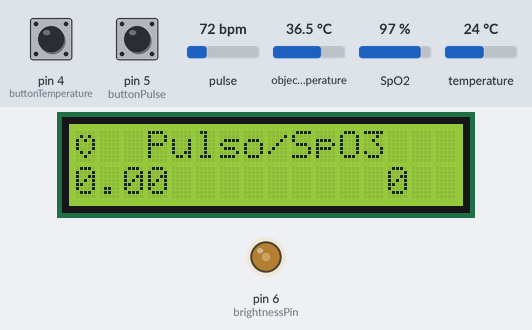
The sketch below on a simulated Arduino Uno, built with avr-gcc and run on an emulated ATmega328P. Parts: 16×2 character LCD, output pins drawn as LEDs (lit = HIGH). The test bench sets the inputs (shaded band); at power-on: pin 4 (buttonTemperature) HIGH, pin 5 (buttonPulse) HIGH, pulse 72 bpm, SpO2 97 %, object temperature 36.5 °C, temperature 24 °C.

Above: at 1.2 s.
1.3 s: pin 4 (buttonTemperature) pulled LOW for 0.15 s
At 1.7 s:
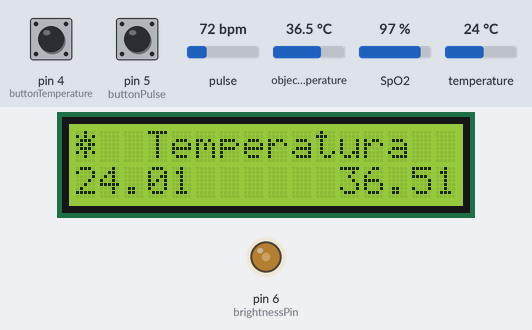
2.9 s: pin 5 (buttonPulse) pulled LOW for 0.15 s
At 5.1 s:
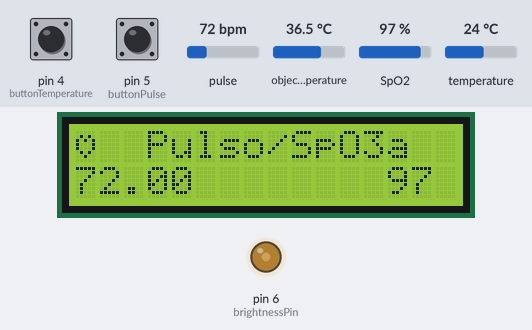
5.4 s: pulse set to 42 bpm
At 6.6 s:
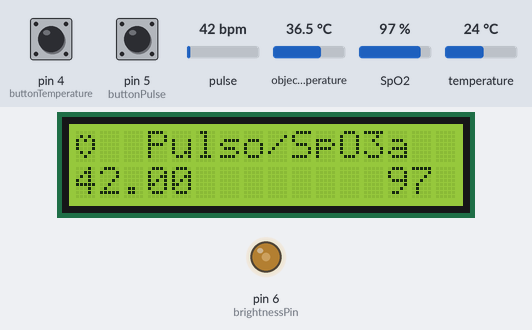
6.9 s: SpO2 set to 80 %
At 8.1 s:
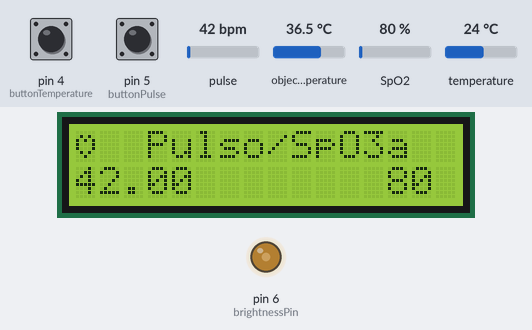
8.4 s: pulse set to 70 bpm
At 9.6 s:
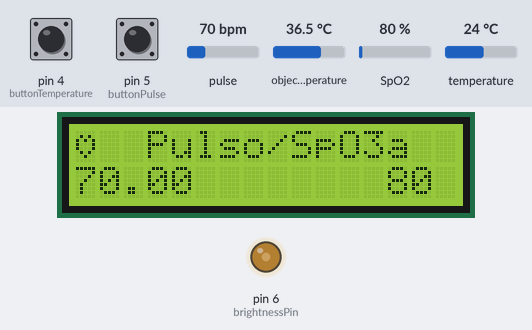
9.9 s: SpO2 set to 85 %
At 11.3 s:
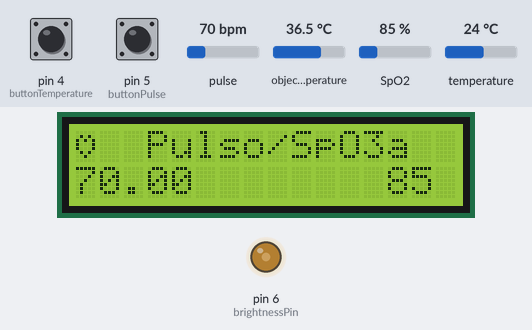
Timing chart, 0 to 12.4 s (numbered marks = the images above; inputs shaded):
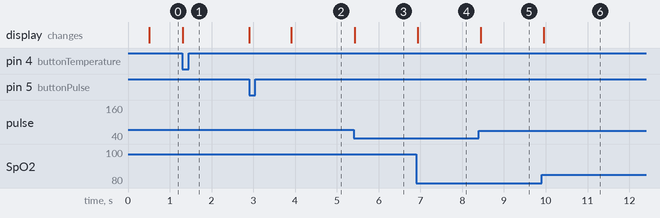

Measured:
- after the input at 1.3 s, the display: changes at once (image 1)
- after the input at 2.9 s, the display: first changes at once (image 2 shows a later state)
- after the input at 5.4 s, the display: changes at once (image 3)
- after the input at 6.9 s, the display: changes at once (image 4)
- after the input at 8.4 s, the display: changes after 0.05 s (image 5)
- after the input at 9.9 s, the display: changes after 0.06 s (image 6)

The sketch:

leitor1.ino
```cpp
#include <Wire.h>
#include <LiquidCrystal.h>
#include "MAX30100_PulseOximeter.h"
#include <Adafruit_MLX90614.h>
#include <math.h>

// CONFIGURAÇÃO DO SENSOR DE PULSO
const int REPORTING_PERIOD = 500; // ms
PulseOximeter pulseSensor;
uint32_t lastPulseReport = 0;

// CONFIGURAÇÃO DO SENSOR DE TEMPERATURA
Adafruit_MLX90614 temperatureSensor = Adafruit_MLX90614();
uint32_t lastTemperatureReport = 0;

// CONFIGURAÇÃO DO LCD
const int rs = 7, en = 8, d4 = 9, d5 = 10, d6 = 11, d7 = 12;
const int brightnessPin = 6, brightness = 90;
LiquidCrystal lcd(rs, en, d4, d5, d6, d7);

// CONFIGURAÇÃO DOS BOTOES DE MENU
const int buttonTemperature = 4; // botão 0
const int buttonPulse = 5; // botão 1

// BITMAP DE TERMOMETRO E CORAÇÃO
byte termometerIcon[] = { B00100, B10101, B01110, B11011, B01110, B10101, B00100, B00000 };
byte hearthIcon[] = { B00000, B01010, B10101, B10001, B10001, B01010, B00100, B00000 };

//////////////////////////////////////////////////////////////////////////////////////////

void lcdInitialize() {
  lcd.begin(16, 2);
  pinMode(brightnessPin, OUTPUT);
  analogWrite(brightnessPin, brightness);

  // definição dos caracteres especiais
  lcd.createChar(0, termometerIcon);
  lcd.createChar(1, hearthIcon);
}

void pulseOximeterInitialize() {
  if (not pulseSensor.begin()) {
//    throw -1; // não conseguiu inicializar o sensor de pulso
  }
}

void temperatureInitialize() {
  temperatureSensor.begin();
}

void setup() {
  // inicialização do LCD
  lcdInitialize();

  // mapeamento dos botões
  // usando PULLUP interno para evitar componentes externos no circuito
  pinMode(buttonTemperature, INPUT_PULLUP);
  pinMode(buttonPulse, INPUT_PULLUP);

  // inicialização do sensor de pulso e oximetro
  pulseOximeterInitialize();

  // inicialização do sensor de temperatura
  temperatureInitialize();
}

//////////////////////////////////////////////////////////////////////////////////////////////

int stateButtonTemperature, stateButtonPulse;
int currentButton = 1;

bool needClear;

void loop() {
    stateButtonTemperature = digitalRead(buttonTemperature);
    stateButtonPulse = digitalRead(buttonPulse);

    // não deve pressionar os dois ao mesmo tempo
    if (not stateButtonTemperature and not stateButtonPulse) return;

    // botão de temperatura foi pressionado
    if (not stateButtonTemperature and currentButton != 0) {
      currentButton = 0;
      // limpa lcd ao começar novo estágio
      pulseSensor.shutdown();

      lastTemperatureReport = 0;
    }

    // botão de pulso foi pressionado
    if (not stateButtonPulse and currentButton != 1) {
      currentButton = 1;
      // limpa lcd ao começar novo estágio
      pulseSensor.resume();
      lastPulseReport = 0;
    }

    if (currentButton != -1) {
      lcd.setCursor(0, 0);
      lcd.write(byte(currentButton));
      lcd.setCursor(3, 0);
      lcd.print(currentButton == 0 ? "Temperatura" : "Pulso/SpO3");
      lcd.setCursor(0, 1);
      switch (currentButton) {
        case 0: {
          readTemperature();
          break;
        } case 1: {
          readPulseOximeter();
          break;
        }
      }
    }
}

void readTemperature() {
  if (millis() - lastTemperatureReport > REPORTING_PERIOD) {
    double ambient, object;

    ambient = temperatureSensor.readAmbientTempC();
    object  = temperatureSensor.readObjectTempC();

    lcd.print(String(ambient) + "  ");
    lcd.setCursor(11, 1);
    lcd.print(String(object) + " ");

    lastTemperatureReport = millis();
  }
}

void readPulseOximeter() {
  pulseSensor.update();

  if (millis() - lastPulseReport > REPORTING_PERIOD) {
    lcd.print(String(pulseSensor.getHeartRate()) + " ");
    lcd.setCursor(11,1);
    lcd.print("  " + String(pulseSensor.getSpO2()) + " ");

    lastPulseReport = millis();
  }
}
```
